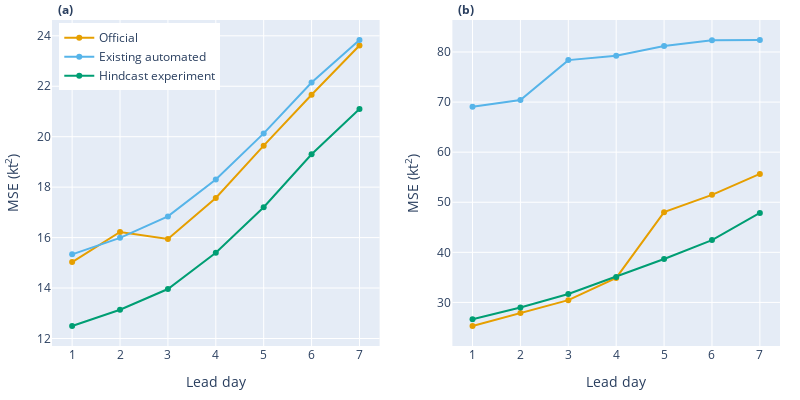

Here is the notebook cell this chart was saved with:
### Code cell
official_line_colour = 'rgba(230,159,0,1)'
autofcst_line_colour = 'rgba(86,180,233,1)'
hindcast_line_colour = "#009E73"

figure = make_subplots(rows=1, cols=2, subplot_titles=("<b>(a)</b>", "<b>(b)</b>", ))
figure.update_annotations(font_size=12, xshift=-160, xanchor="left")

# Left subfigure. WindMax experiment
figure.add_trace(
    go.Scatter(
        x=official_max_exp_mse.lead_day,
        y=official_max_exp_mse.values,
        line=dict(color=official_line_colour),
        name="Official"
    ), row=1, col=1
)
figure.add_trace(
    go.Scatter(
        x=autofcst_max_exp_mse.lead_day,
        y=autofcst_max_exp_mse.values,
        line=dict(color=autofcst_line_colour),
        name="Existing automated"
    ), row=1, col=1
)
figure.add_trace(
    go.Scatter(
        x=hindcast_max_exp_mse.lead_day,
        y=hindcast_max_exp_mse.values,
        line=dict(color=hindcast_line_colour),
        name="Hindcast experiment"
    ), row=1, col=1
)

# Right subfigure. Wind exposed peaks experiment
figure.add_trace(
    go.Scatter(
        x=official_peaks_mse.lead_day,
        y=official_peaks_mse.values,
        line=dict(color=official_line_colour),
        name="Official",
        showlegend=False
    ), row=1, col=2
)
figure.add_trace(
    go.Scatter(
        x=autofcst_peaks_mse.lead_day,
        y=autofcst_peaks_mse.values,
        line=dict(color=autofcst_line_colour),
        name="Existing Automated",
        showlegend=False
    ), row=1, col=2
)
figure.add_trace(
    go.Scatter(
        x=hindcast_peaks_mse.lead_day,
        y=hindcast_peaks_mse.values,
        line=dict(color=hindcast_line_colour),
        name="New Automated",
        showlegend=False
    ), row=1, col=2
)

figure.update_layout(
    legend=dict(x=0.01,y=0.99),
    height=400,
    width=800,
    margin=go.layout.Margin(
        l=20, #left margin
        r=20, #right margin
        b=20, #bottom margin
        t=20, #top margin
    ),
)
figure.update_yaxes(title_text="MSE (kt<sup>2</sup>)", row=1, col=1)
figure.update_yaxes(title_text="MSE (kt<sup>2</sup>)", row=1, col=2)

figure.update_xaxes(title_text="Lead day", row=1, col=1, tickmode="linear", tick0=0, dtick=1)
figure.update_xaxes(title_text="Lead day", row=1, col=2, tickmode="linear", tick0=0, dtick=1)

### Figure 1 — Plotly figure (JSON) as saved in the notebook; plotly's stock layout.template omitted (floating-point values rounded to 4 significant figures)
{"data": [{"line": {"color": "rgba(230,159,0,1)"}, "name": "Official", "type": "scatter", "x": [1, 2, 3, 4, 5, 6, 7], "xaxis": "x", "y": [15.03, 16.22, 15.95, 17.57, 19.65, 21.66, 23.61], "yaxis": "y"}, {"line": {"color": "rgba(86,180,233,1)"}, "name": "Existing automated", "type": "scatter", "x": [1, 2, 3, 4, 5, 6, 7], "xaxis": "x", "y": [15.33, 15.99, 16.84, 18.3, 20.13, 22.15, 23.83], "yaxis": "y"}, {"line": {"color": "#009E73"}, "name": "Hindcast experiment", "type": "scatter", "x": [1, 2, 3, 4, 5, 6, 7], "xaxis": "x", "y": [12.5, 13.14, 13.96, 15.4, 17.2, 19.3, 21.1], "yaxis": "y"}, {"line": {"color": "rgba(230,159,0,1)"}, "name": "Official", "showlegend": false, "type": "scatter", "x": [1, 2, 3, 4, 5, 6, 7], "xaxis": "x2", "y": [25.3, 27.89, 30.45, 34.89, 48.02, 51.49, 55.66], "yaxis": "y2"}, {"line": {"color": "rgba(86,180,233,1)"}, "name": "Existing Automated", "showlegend": false, "type": "scatter", "x": [1, 2, 3, 4, 5, 6, 7], "xaxis": "x2", "y": [69.06, 70.41, 78.38, 79.26, 81.21, 82.33, 82.39], "yaxis": "y2"}, {"line": {"color": "#009E73"}, "name": "New Automated", "showlegend": false, "type": "scatter", "x": [1, 2, 3, 4, 5, 6, 7], "xaxis": "x2", "y": [26.65, 28.99, 31.68, 35.09, 38.67, 42.45, 47.86], "yaxis": "y2"}], "layout": {"annotations": [{"font": {"size": 12}, "showarrow": false, "text": "<b>(a)</b>", "x": 0.225, "xanchor": "left", "xref": "paper", "xshift": -160, "y": 1, "yanchor": "bottom", "yref": "paper"}, {"font": {"size": 12}, "showarrow": false, "text": "<b>(b)</b>", "x": 0.775, "xanchor": "left", "xref": "paper", "xshift": -160, "y": 1, "yanchor": "bottom", "yref": "paper"}], "height": 400, "legend": {"x": 0.01, "y": 0.99}, "margin": {"b": 20, "l": 20, "r": 20, "t": 20}, "width": 800, "xaxis": {"anchor": "y", "domain": [0, 0.45], "dtick": 1, "tick0": 0, "tickmode": "linear", "title": {"text": "Lead day"}}, "xaxis2": {"anchor": "y2", "domain": [0.55, 1], "dtick": 1, "tick0": 0, "tickmode": "linear", "title": {"text": "Lead day"}}, "yaxis": {"anchor": "x", "domain": [0, 1], "title": {"text": "MSE (kt<sup>2</sup>)"}}, "yaxis2": {"anchor": "x2", "domain": [0, 1], "title": {"text": "MSE (kt<sup>2</sup>)"}}}}
